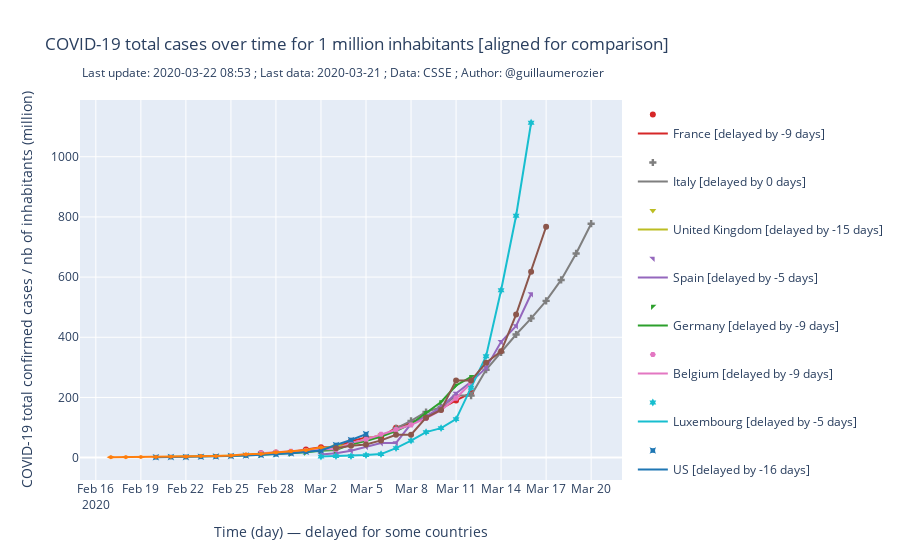

Source (notebook cell):
### Markdown cell above
### Total cases for 1 million inhabitants [aligned]

### Code cell
import plotly.graph_objects as go

fig = go.Figure()

last_d = 15
#countries["Luxembourg"]["offset_confirmed"] = 9
#countries["Belgium"]["offset_confirmed"] = 8
i=0
for c in countries:
    if c != "eipeepz":
        offset = countries[c]['offset_confirmed']
        offset2 = offset
        
        if offset==0: offset2 = 1
        pop = countries[c]['pop']

        fig.add_trace(go.Scatter(x = data_confirmed['date'][ -last_d - offset : - offset2], y = data_confirmed[c][-last_d:] / pop,
                        mode='markers',
                        marker_color=colors[i],
                        legendgroup=c,
                        marker_symbol= 3*i,
                        #marker_size=4,
                        marker_line_color=colors[i],
                        #marker_line_width=2,
                        opacity=1,
                        showlegend=True,
                        name=''.format("")))

        fig.add_trace(go.Scatter(x = data_confirmed_rolling['date'][ -last_d - offset : - offset2], y = data_confirmed_rolling[c][-last_d:] / pop,
                        mode='lines',
                        marker_color=colors[i],
                        opacity=1,
                        legendgroup=c,
                        showlegend=True,
                        name='{} [delayed by {} days]'.format(c, -offset)))
        i+=1
        if i >= 10:
            i=0

fig.update_layout(
    title="COVID-19 total cases over time for 1 million inhabitants [aligned for comparison]",
    xaxis_title="Time (day) — delayed for some countries",
    yaxis_title="COVID-19 total confirmed cases / nb of inhabitants (million)",
    annotations = [dict(xref='paper',
        yref='paper',
        x=0, y=1.1,
        showarrow=False,
        text ='Last update: {} ; Last data: {} ; Data: CSSE ; Author: @guillaumerozier'.format(today, str(data_confirmed['date'].values[-1])[:10]))]
)


fig.update_xaxes(nticks = last_d)
plotly.offline.plot(fig, filename = 'cases_aligned.html', auto_open=False)

print("> graph 3 built")

if upload:
    py.plot(fig, filename = 'cases-aligned', auto_open=False)

if show:
    fig.show()
    
if export:
    fig.write_image("images/cases_per_1m_inhabitant_aligned.png", scale=5, width=1100, height=700)
    print("> graph 3 exported")
    
    #print(data_confirmed.info())

### Figure 1 — Plotly figure (JSON) as saved in the notebook; plotly's stock layout.template omitted (floating-point values rounded to 4 significant figures)
{"data": [{"legendgroup": "France", "marker": {"color": "rgb(214, 39, 40)", "line": {"color": "rgb(214, 39, 40)"}, "symbol": 0}, "mode": "markers", "name": "", "opacity": 1, "showlegend": true, "type": "scatter", "x": ["2020-02-27T00:00:00", "2020-02-28T00:00:00", "2020-02-29T00:00:00", "2020-03-01T00:00:00", "2020-03-02T00:00:00", "2020-03-03T00:00:00", "2020-03-04T00:00:00", "2020-03-05T00:00:00", "2020-03-06T00:00:00", "2020-03-07T00:00:00", "2020-03-08T00:00:00", "2020-03-09T00:00:00", "2020-03-10T00:00:00", "2020-03-11T00:00:00", "2020-03-12T00:00:00"], "y": [14.29, 16.93, 18.17, 26.75, 34.18, 34.18, 54.9, 66.98, 67.52, 99.54, 114.9, 135.9, 163.4, 190.0, 215.4]}, {"legendgroup": "France", "marker": {"color": "rgb(214, 39, 40)"}, "mode": "lines", "name": "France [delayed by -9 days]", "opacity": 1, "showlegend": true, "type": "scatter", "x": ["2020-02-27T00:00:00", "2020-02-28T00:00:00", "2020-02-29T00:00:00", "2020-03-01T00:00:00", "2020-03-02T00:00:00", "2020-03-03T00:00:00", "2020-03-04T00:00:00", "2020-03-05T00:00:00", "2020-03-06T00:00:00", "2020-03-07T00:00:00", "2020-03-08T00:00:00", "2020-03-09T00:00:00", "2020-03-10T00:00:00", "2020-03-11T00:00:00", "2020-03-12T00:00:00"], "y": [14.29, 16.93, 18.17, 26.75, 34.18, 34.18, 54.9, 66.98, 67.52, 99.54, 114.9, 135.9, 163.4, 190.0, 215.4]}, {"legendgroup": "Italy", "marker": {"color": "rgb(127, 127, 127)", "line": {"color": "rgb(127, 127, 127)"}, "symbol": 3}, "mode": "markers", "name": "", "opacity": 1, "showlegend": true, "type": "scatter", "x": ["2020-03-07T00:00:00", "2020-03-08T00:00:00", "2020-03-09T00:00:00", "2020-03-10T00:00:00", "2020-03-11T00:00:00", "2020-03-12T00:00:00", "2020-03-13T00:00:00", "2020-03-14T00:00:00", "2020-03-15T00:00:00", "2020-03-16T00:00:00", "2020-03-17T00:00:00", "2020-03-18T00:00:00", "2020-03-19T00:00:00", "2020-03-20T00:00:00"], "y": [97.27, 121.9, 151.7, 167.8, 206.1, 206.1, 292.0, 349.8, 409.2, 462.6, 520.9, 590.5, 678.5, 777.5, 885.9]}, {"legendgroup": "Italy", "marker": {"color": "rgb(127, 127, 127)"}, "mode": "lines", "name": "Italy [delayed by 0 days]", "opacity": 1, "showlegend": true, "type": "scatter", "x": ["2020-03-07T00:00:00", "2020-03-08T00:00:00", "2020-03-09T00:00:00", "2020-03-10T00:00:00", "2020-03-11T00:00:00", "2020-03-12T00:00:00", "2020-03-13T00:00:00", "2020-03-14T00:00:00", "2020-03-15T00:00:00", "2020-03-16T00:00:00", "2020-03-17T00:00:00", "2020-03-18T00:00:00", "2020-03-19T00:00:00", "2020-03-20T00:00:00"], "y": [97.27, 121.9, 151.7, 167.8, 206.1, 206.1, 292.0, 349.8, 409.2, 462.6, 520.9, 590.5, 678.5, 777.5, 885.9]}, {"legendgroup": "United Kingdom", "marker": {"color": "rgb(188, 189, 34)", "line": {"color": "rgb(188, 189, 34)"}, "symbol": 6}, "mode": "markers", "name": "", "opacity": 1, "showlegend": true, "type": "scatter", "x": ["2020-02-21T00:00:00", "2020-02-22T00:00:00", "2020-02-23T00:00:00", "2020-02-24T00:00:00", "2020-02-25T00:00:00", "2020-02-26T00:00:00", "2020-02-27T00:00:00", "2020-02-28T00:00:00", "2020-02-29T00:00:00", "2020-03-01T00:00:00", "2020-03-02T00:00:00", "2020-03-03T00:00:00", "2020-03-04T00:00:00", "2020-03-05T00:00:00", "2020-03-06T00:00:00"], "y": [3.116, 4.124, 4.846, 5.78, 6.908, 6.908, 12.07, 17.22, 17.23, 23.34, 29.5, 39.77, 40.88, 60.42, 76.26]}, {"legendgroup": "United Kingdom", "marker": {"color": "rgb(188, 189, 34)"}, "mode": "lines", "name": "United Kingdom [delayed by -15 days]", "opacity": 1, "showlegend": true, "type": "scatter", "x": ["2020-02-21T00:00:00", "2020-02-22T00:00:00", "2020-02-23T00:00:00", "2020-02-24T00:00:00", "2020-02-25T00:00:00", "2020-02-26T00:00:00", "2020-02-27T00:00:00", "2020-02-28T00:00:00", "2020-02-29T00:00:00", "2020-03-01T00:00:00", "2020-03-02T00:00:00", "2020-03-03T00:00:00", "2020-03-04T00:00:00", "2020-03-05T00:00:00", "2020-03-06T00:00:00"], "y": [3.116, 4.124, 4.846, 5.78, 6.908, 6.908, 12.07, 17.22, 17.23, 23.34, 29.5, 39.77, 40.88, 60.42, 76.26]}, {"legendgroup": "Spain", "marker": {"color": "rgb(148, 103, 189)", "line": {"color": "rgb(148, 103, 189)"}, "symbol": 9}, "mode": "markers", "name": "", "opacity": 1, "showlegend": true, "type": "scatter", "x": ["2020-03-02T00:00:00", "2020-03-03T00:00:00", "2020-03-04T00:00:00", "2020-03-05T00:00:00", "2020-03-06T00:00:00", "2020-03-07T00:00:00", "2020-03-08T00:00:00", "2020-03-09T00:00:00", "2020-03-10T00:00:00", "2020-03-11T00:00:00", "2020-03-12T00:00:00", "2020-03-13T00:00:00", "2020-03-14T00:00:00", "2020-03-15T00:00:00", "2020-03-16T00:00:00"], "y": [10.72, 14.42, 23.0, 36.33, 48.8, 48.8, 112.1, 137.0, 167.1, 213.1, 251.8, 298.1, 385.0, 437.4, 543.8]}, {"legendgroup": "Spain", "marker": {"color": "rgb(148, 103, 189)"}, "mode": "lines", "name": "Spain [delayed by -5 days]", "opacity": 1, "showlegend": true, "type": "scatter", "x": ["2020-03-02T00:00:00", "2020-03-03T00:00:00", "2020-03-04T00:00:00", "2020-03-05T00:00:00", "2020-03-06T00:00:00", "2020-03-07T00:00:00", "2020-03-08T00:00:00", "2020-03-09T00:00:00", "2020-03-10T00:00:00", "2020-03-11T00:00:00", "2020-03-12T00:00:00", "2020-03-13T00:00:00", "2020-03-14T00:00:00", "2020-03-15T00:00:00", "2020-03-16T00:00:00"], "y": [10.72, 14.42, 23.0, 36.33, 48.8, 48.8, 112.1, 137.0, 167.1, 213.1, 251.8, 298.1, 385.0, 437.4, 543.8]}, {"legendgroup": "Germany", "marker": {"color": "rgb(44, 160, 44)", "line": {"color": "rgb(44, 160, 44)"}, "symbol": 12}, "mode": "markers", "name": "", "opacity": 1, "showlegend": true, "type": "scatter", "x": ["2020-02-27T00:00:00", "2020-02-28T00:00:00", "2020-02-29T00:00:00", "2020-03-01T00:00:00", "2020-03-02T00:00:00", "2020-03-03T00:00:00", "2020-03-04T00:00:00", "2020-03-05T00:00:00", "2020-03-06T00:00:00", "2020-03-07T00:00:00", "2020-03-08T00:00:00", "2020-03-09T00:00:00", "2020-03-10T00:00:00", "2020-03-11T00:00:00", "2020-03-12T00:00:00"], "y": [9.651, 12.56, 14.2, 17.6, 23.05, 25.1, 44.39, 55.38, 70.0, 87.84, 111.8, 148.9, 185.0, 239.7, 268.3]}, {"legendgroup": "Germany", "marker": {"color": "rgb(44, 160, 44)"}, "mode": "lines", "name": "Germany [delayed by -9 days]", "opacity": 1, "showlegend": true, "type": "scatter", "x": ["2020-02-27T00:00:00", "2020-02-28T00:00:00", "2020-02-29T00:00:00", "2020-03-01T00:00:00", "2020-03-02T00:00:00", "2020-03-03T00:00:00", "2020-03-04T00:00:00", "2020-03-05T00:00:00", "2020-03-06T00:00:00", "2020-03-07T00:00:00", "2020-03-08T00:00:00", "2020-03-09T00:00:00", "2020-03-10T00:00:00", "2020-03-11T00:00:00", "2020-03-12T00:00:00"], "y": [9.651, 12.56, 14.2, 17.6, 23.05, 25.1, 44.39, 55.38, 70.0, 87.84, 111.8, 148.9, 185.0, 239.7, 268.3]}, {"legendgroup": "Belgium", "marker": {"color": "rgb(227, 119, 194)", "line": {"color": "rgb(227, 119, 194)"}, "symbol": 15}, "mode": "markers", "name": "", "opacity": 1, "showlegend": true, "type": "scatter", "x": ["2020-02-27T00:00:00", "2020-02-28T00:00:00", "2020-02-29T00:00:00", "2020-03-01T00:00:00", "2020-03-02T00:00:00", "2020-03-03T00:00:00", "2020-03-04T00:00:00", "2020-03-05T00:00:00", "2020-03-06T00:00:00", "2020-03-07T00:00:00", "2020-03-08T00:00:00", "2020-03-09T00:00:00", "2020-03-10T00:00:00", "2020-03-11T00:00:00", "2020-03-12T00:00:00"], "y": [14.82, 17.54, 20.96, 23.42, 27.54, 27.54, 49.04, 60.44, 77.72, 92.81, 109.0, 130.4, 157.5, 198.0, 246.9]}, {"legendgroup": "Belgium", "marker": {"color": "rgb(227, 119, 194)"}, "mode": "lines", "name": "Belgium [delayed by -9 days]", "opacity": 1, "showlegend": true, "type": "scatter", "x": ["2020-02-27T00:00:00", "2020-02-28T00:00:00", "2020-02-29T00:00:00", "2020-03-01T00:00:00", "2020-03-02T00:00:00", "2020-03-03T00:00:00", "2020-03-04T00:00:00", "2020-03-05T00:00:00", "2020-03-06T00:00:00", "2020-03-07T00:00:00", "2020-03-08T00:00:00", "2020-03-09T00:00:00", "2020-03-10T00:00:00", "2020-03-11T00:00:00", "2020-03-12T00:00:00"], "y": [14.82, 17.54, 20.96, 23.42, 27.54, 27.54, 49.04, 60.44, 77.72, 92.81, 109.0, 130.4, 157.5, 198.0, 246.9]}, {"legendgroup": "Luxembourg", "marker": {"color": "rgb(23, 190, 207)", "line": {"color": "rgb(23, 190, 207)"}, "symbol": 18}, "mode": "markers", "name": "", "opacity": 1, "showlegend": true, "type": "scatter", "x": ["2020-03-02T00:00:00", "2020-03-03T00:00:00", "2020-03-04T00:00:00", "2020-03-05T00:00:00", "2020-03-06T00:00:00", "2020-03-07T00:00:00", "2020-03-08T00:00:00", "2020-03-09T00:00:00", "2020-03-10T00:00:00", "2020-03-11T00:00:00", "2020-03-12T00:00:00", "2020-03-13T00:00:00", "2020-03-14T00:00:00", "2020-03-15T00:00:00", "2020-03-16T00:00:00"], "y": [3.322, 4.983, 4.983, 8.306, 11.63, 31.56, 56.48, 84.72, 98.01, 127.9, 232.6, 337.2, 556.5, 804.0, 1113.0]}, {"legendgroup": "Luxembourg", "marker": {"color": "rgb(23, 190, 207)"}, "mode": "lines", "name": "Luxembourg [delayed by -5 days]", "opacity": 1, "showlegend": true, "type": "scatter", "x": ["2020-03-02T00:00:00", "2020-03-03T00:00:00", "2020-03-04T00:00:00", "2020-03-05T00:00:00", "2020-03-06T00:00:00", "2020-03-07T00:00:00", "2020-03-08T00:00:00", "2020-03-09T00:00:00", "2020-03-10T00:00:00", "2020-03-11T00:00:00", "2020-03-12T00:00:00", "2020-03-13T00:00:00", "2020-03-14T00:00:00", "2020-03-15T00:00:00", "2020-03-16T00:00:00"], "y": [3.322, 4.983, 4.983, 8.306, 11.63, 31.56, 56.48, 84.72, 98.01, 127.9, 232.6, 337.2, 556.5, 804.0, 1113.0]}, {"legendgroup": "US", "marker": {"color": "rgb(31, 119, 180)", "line": {"color": "rgb(31, 119, 180)"}, "symbol": 21}, "mode": "markers", "name": "", "opacity": 1, "showlegend": true, "type": "scatter", "x": ["2020-02-20T00:00:00", "2020-02-21T00:00:00", "2020-02-22T00:00:00", "2020-02-23T00:00:00", "2020-02-24T00:00:00", "2020-02-25T00:00:00", "2020-02-26T00:00:00", "2020-02-27T00:00:00", "2020-02-28T00:00:00", "2020-02-29T00:00:00", "2020-03-01T00:00:00", "2020-03-02T00:00:00", "2020-03-03T00:00:00", "2020-03-04T00:00:00", "2020-03-05T00:00:00"], "y": [1.229, 1.584, 1.783, 2.933, 3.917, 5.086, 6.664, 8.339, 10.7, 14.17, 19.64, 23.8, 41.83, 58.41, 77.95]}, {"legendgroup": "US", "marker": {"color": "rgb(31, 119, 180)"}, "mode": "lines", "name": "US [delayed by -16 days]", "opacity": 1, "showlegend": true, "type": "scatter", "x": ["2020-02-20T00:00:00", "2020-02-21T00:00:00", "2020-02-22T00:00:00", "2020-02-23T00:00:00", "2020-02-24T00:00:00", "2020-02-25T00:00:00", "2020-02-26T00:00:00", "2020-02-27T00:00:00", "2020-02-28T00:00:00", "2020-02-29T00:00:00", "2020-03-01T00:00:00", "2020-03-02T00:00:00", "2020-03-03T00:00:00", "2020-03-04T00:00:00", "2020-03-05T00:00:00"], "y": [1.229, 1.584, 1.783, 2.933, 3.917, 5.086, 6.664, 8.339, 10.7, 14.17, 19.64, 23.8, 41.83, 58.41, 77.95]}, {"legendgroup": "Canada", "marker": {"color": "rgb(255, 127, 14)", "line": {"color": "rgb(255, 127, 14)"}, "symbol": 24}, "mode": "markers", "name": "", "opacity": 1, "showlegend": true, "type": "scatter", "x": ["2020-02-17T00:00:00", "2020-02-18T00:00:00", "2020-02-19T00:00:00", "2020-02-20T00:00:00", "2020-02-21T00:00:00", "2020-02-22T00:00:00", "2020-02-23T00:00:00", "2020-02-24T00:00:00", "2020-02-25T00:00:00", "2020-02-26T00:00:00", "2020-02-27T00:00:00", "2020-02-28T00:00:00", "2020-02-29T00:00:00", "2020-03-01T00:00:00", "2020-03-02T00:00:00"], "y": [1.437, 1.703, 2.048, 2.102, 2.873, 3.113, 5.134, 5.267, 6.704, 11.04, 12.72, 17.48, 21.28, 25.09, 34.0]}, {"legendgroup": "Canada", "marker": {"color": "rgb(255, 127, 14)"}, "mode": "lines", "name": "Canada [delayed by -19 days]", "opacity": 1, "showlegend": true, "type": "scatter", "x": ["2020-02-17T00:00:00", "2020-02-18T00:00:00", "2020-02-19T00:00:00", "2020-02-20T00:00:00", "2020-02-21T00:00:00", "2020-02-22T00:00:00", "2020-02-23T00:00:00", "2020-02-24T00:00:00", "2020-02-25T00:00:00", "2020-02-26T00:00:00", "2020-02-27T00:00:00", "2020-02-28T00:00:00", "2020-02-29T00:00:00", "2020-03-01T00:00:00", "2020-03-02T00:00:00"], "y": [1.437, 1.703, 2.048, 2.102, 2.873, 3.113, 5.134, 5.267, 6.704, 11.04, 12.72, 17.48, 21.28, 25.09, 34.0]}, {"legendgroup": "Switzerland", "marker": {"color": "rgb(140, 86, 75)", "line": {"color": "rgb(140, 86, 75)"}, "symbol": 27}, "mode": "markers", "name": "", "opacity": 1, "showlegend": true, "type": "scatter", "x": ["2020-03-03T00:00:00", "2020-03-04T00:00:00", "2020-03-05T00:00:00", "2020-03-06T00:00:00", "2020-03-07T00:00:00", "2020-03-08T00:00:00", "2020-03-09T00:00:00", "2020-03-10T00:00:00", "2020-03-11T00:00:00", "2020-03-12T00:00:00", "2020-03-13T00:00:00", "2020-03-14T00:00:00", "2020-03-15T00:00:00", "2020-03-16T00:00:00", "2020-03-17T00:00:00"], "y": [31.27, 39.32, 43.64, 57.29, 76.08, 76.08, 132.9, 158.6, 256.7, 256.7, 315.1, 353.3, 475.5, 617.7, 767.2]}, {"legendgroup": "Switzerland", "marker": {"color": "rgb(140, 86, 75)"}, "mode": "lines", "name": "Switzerland [delayed by -4 days]", "opacity": 1, "showlegend": true, "type": "scatter", "x": ["2020-03-03T00:00:00", "2020-03-04T00:00:00", "2020-03-05T00:00:00", "2020-03-06T00:00:00", "2020-03-07T00:00:00", "2020-03-08T00:00:00", "2020-03-09T00:00:00", "2020-03-10T00:00:00", "2020-03-11T00:00:00", "2020-03-12T00:00:00", "2020-03-13T00:00:00", "2020-03-14T00:00:00", "2020-03-15T00:00:00", "2020-03-16T00:00:00", "2020-03-17T00:00:00"], "y": [31.27, 39.32, 43.64, 57.29, 76.08, 76.08, 132.9, 158.6, 256.7, 256.7, 315.1, 353.3, 475.5, 617.7, 767.2]}], "layout": {"annotations": [{"showarrow": false, "text": "Last update: 2020-03-22 08:53 ; Last data: 2020-03-21 ; Data: CSSE ; Author: @guillaumerozier", "x": 0, "xref": "paper", "y": 1.1, "yref": "paper"}], "title": {"text": "COVID-19 total cases over time for 1 million inhabitants [aligned for comparison]"}, "xaxis": {"nticks": 15, "title": {"text": "Time (day) — delayed for some countries"}}, "yaxis": {"title": {"text": "COVID-19 total confirmed cases / nb of inhabitants (million)"}}}}
